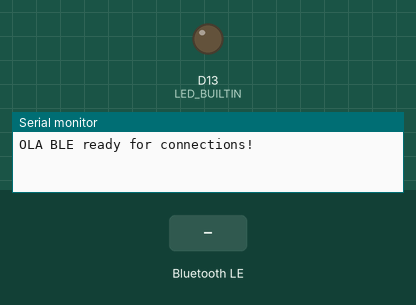
Recording of a sketch running on a simulated Arduino Nano 33 IoT. Shown: output pins drawn as LEDs (lit = HIGH), the last lines printed to the serial monitor. The inputs (shaded band) are chosen by the test bench. Nothing arrives over Bluetooth unless stated; a phone connects over Bluetooth LE 3 s after start.

Above: at 0.1 s.
At 4.0 s:
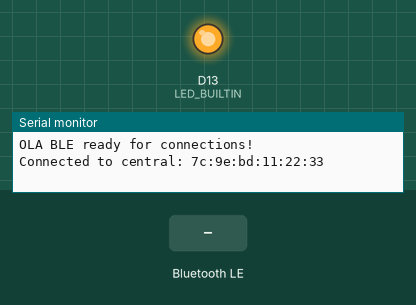
4.1 s: Bluetooth LE write "1" received
Timing chart, 0 to 7.1 s (numbered marks = the images above; inputs shaded):
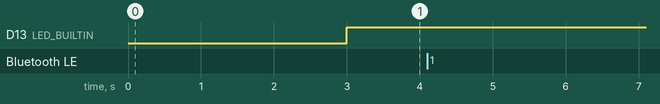

The sketch:

Artemis_BLE_Config.ino
```cpp
#include "ArduinoBLE.h"

const byte LED_TO_TOGGLE = 19;

BLEService olaLEDService("4fafc201-1fb5-459e-8fcc-c5c9c331914b");

BLEUnsignedIntCharacteristic olaIntValueChar("beb5483e-36e1-4688-b7f5-ea07361b26a8", BLERead | BLENotify | BLEWrite);
BLEDescriptor olaIntValueDescriptor("beb5483e-36e1-4688-b7f5-ea07361b26a8", "OLA Int Value");

void setup() {

  // start up serial port
  Serial.begin(115200);
  while (!Serial);

  // led to display when connected
  pinMode(LED_BUILTIN, OUTPUT);

  // start BLE
  if ( ! BLE.begin())
  {
    Serial.println("starting BLE failed!");
    while (1);
  }

  // name the device
  BLE.setLocalName("OpenLog");
  BLE.setAdvertisedService(olaLEDService);

  // setup int char
  olaIntValueChar.addDescriptor(olaIntValueDescriptor);
  olaLEDService.addCharacteristic(olaIntValueChar);
  olaIntValueChar.setValue(152);

  // add the LED service to the BLE device
  BLE.addService(olaLEDService);

  // broadcast BLE connection
  BLE.advertise();

  Serial.println(F("OLA BLE ready for connections!"));
}

void loop()
{
  BLEDevice central = BLE.central();

  // we got a connection!
  if (central)
  {
    Serial.print("Connected to central: ");
    Serial.println(central.address());
    digitalWrite(LED_BUILTIN, HIGH);

    while (central.connected()) {

      if (olaIntValueChar.written()) {
        Serial.println("Value written to Int characteristic:");
        Serial.println(olaIntValueChar.value());
      }

      delay(200);
    }

    digitalWrite(LED_BUILTIN, LOW);
    Serial.print("Disconnected from central: ");
    Serial.println(central.address());
  }

}
```
